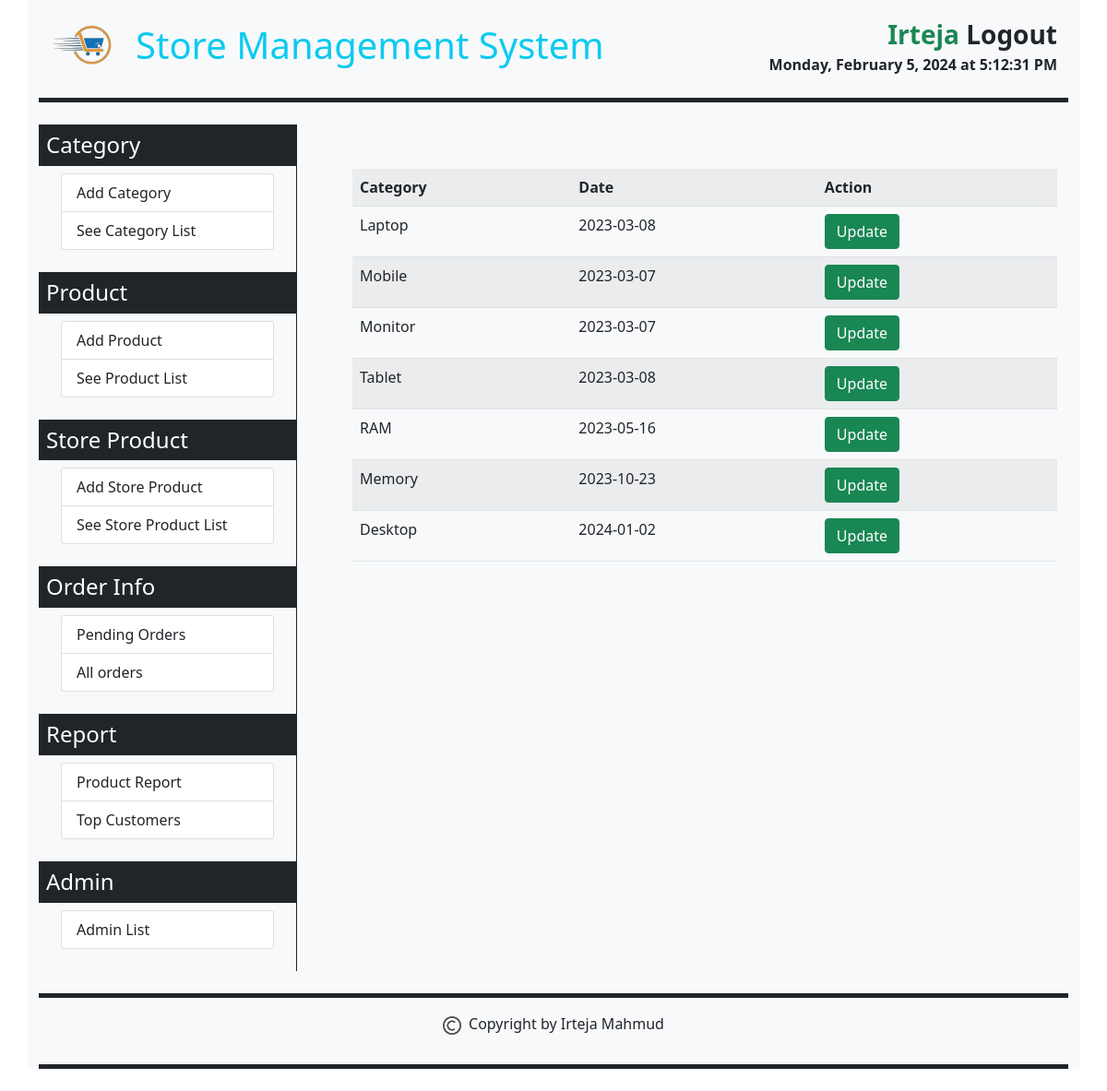
/category_list.php (signed in), run on the app's committed database.
### tables this page shows
CREATE TABLE `category` (
  `category_id` int(11) NOT NULL,
  `category_name` varchar(30) NOT NULL,
  `category_entrydate` varchar(10) NOT NULL
);

### category_list.php (the view, shortened to what this page needs)
<?php
    require('connector.php');
    $user_first_name = $_SESSION['user_first_name'];
    $user_last_name = $_SESSION['user_last_name'];
    if(!empty($user_first_name) && !empty($user_last_name)){
?>
<!DOCTYPE html>
<html>
    <head>
        <link href="https://cdn.jsdelivr.net/npm/bootstrap@5.0.2/dist/css/bootstrap.min.css" rel="stylesheet">
        <link rel="stylesheet" href="https://cdnjs.cloudflare.com/ajax/libs/font-awesome/6.4.0/css/all.min.css" />
    </head>
    <body>
        <div class="container bg-light">
            <div class="container-fluid border-bottom border-dark border-5 mb-4 py-3">
                <?php include('fixed_part/topbar.php'); ?>
            </div>
            <div class="container-fluid">
                <div class="row">
                    <div class="col-sm-3 bg-light p-0 m-0">
                        <?php include('fixed_part/left_part.php'); ?>
                    </div>
                    <div class="col-sm-9 border-start border-dark">
                        <div class="container p-4 m-4">
                            <?php
                            $sql = "SELECT * FROM category";
                            $query = $conn->query($sql);
                            echo "<table class='table table-striped table-hover' ><tr><th>Category</th><th>Date</th><th>Action</th></tr>";
                            while($data = mysqli_fetch_array($query)){
                                    $category_id = $data['category_id'];
                                    $category_name = $data['category_name'];
                                    $category_entrydate = $data['category_entrydate'];
                                    echo "<tr>
                                            <td>$category_name</td>
                                            <td>$category_entrydate</td>
                                            <td>
                                            <a href='category_update.php?id=$category_id' class='btn btn-success'>
                                            Update
                                            </td>
                                        </tr>";
                            }
                            echo "</table>"
                            ?>
                        </div>
                    </div>
                </div>
            </div>
            <div class="container-fluid border-bottom border-top border-dark border-5 mt-4 mb-4 py-3">
                <?php include('fixed_part/footer.php'); ?>
            </div>
        </div>
    </body>
</html>
<?php
    }
    else{
        header('location:login.php');
    }
?>

### data on the page
category: category_name "Laptop", category_entrydate "2023-03-08"
category: category_name "Mobile", category_entrydate "2023-03-07"
category: category_name "Monitor", category_entrydate "2023-03-07"
category: category_name "Tablet", category_entrydate "2023-03-08"
category: category_name "RAM", category_entrydate "2023-05-16"
category: category_name "Memory", category_entrydate "2023-10-23"
category: category_name "Desktop", category_entrydate "2024-01-02"

### other printed values
$user_first_name "Irteja"
